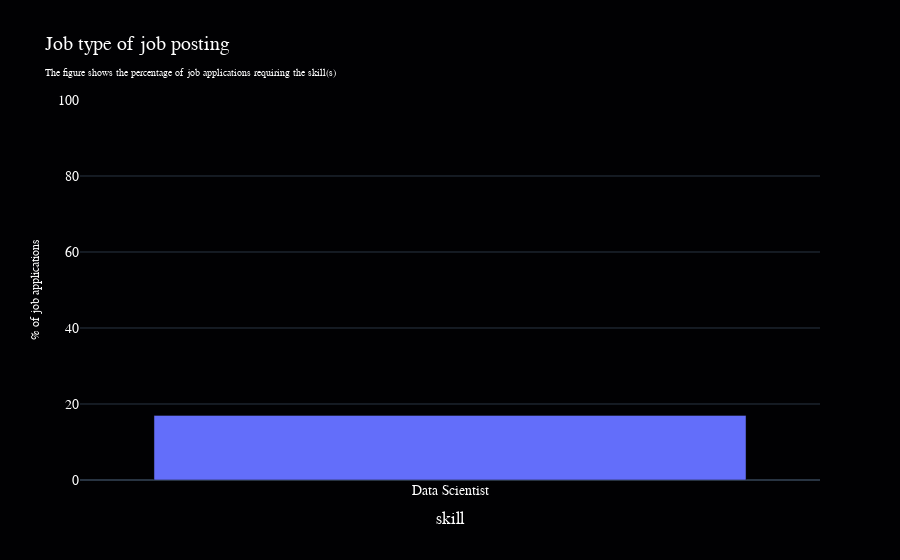

Here is the notebook cell this chart was saved with:
### Code cell
import plotly.express as px

def create_bar_chart(x, y, title, x_label = 'skill(s)'):
    fig = px.bar(x=x, y=y, title=title)
    fig.update_yaxes(range=[0, 100])
    fig.update_layout(
        plot_bgcolor='#010103',
        showlegend=False,
        template='plotly_dark',
        paper_bgcolor='#010103',
        font=dict(
            family='Poppins, sans-serif',  # Apply Poppins font
            size=14,  # Set the default font size (adjust as needed)
            color='white'  # Set the font color
        ), 
        title={
            'text': f"{title}<br><span style='font-size:10px;'>The figure shows the percentage of job applications requiring the skill(s)</span>",
        }
    )
    fig.update_xaxes(title_text=x_label)  # Explicitly set the x-axis label
    fig.update_yaxes(title_text='% of job postings'    
                    ,title_font=dict(
        family='Poppins, sans-serif',  # Font family
        size=12,  # Font size (adjust as needed)
        color='white'))  # Font color)  # Explicitly set the y-axis label)
    return fig

# Create the first bar chart
fig_code = create_bar_chart(
    x=df_coding_languages['skills'],
    y=df_coding_languages['percentage'],
    title='Coding language required',
)

# Create the second bar chart
fig_cloud = create_bar_chart(
    x=df_cloud_skills['skills'],
    y=df_cloud_skills['percentage'],
    title='Desired experience with Cloud service provider',
)

# Create the second bar chart
fig_job_type = create_bar_chart(
    x=job_type_share['job_type'],
    y=df_cloud_skills['percentage'],
    title='Job type of job posting',
    x_label='job type',
)

fig_job_type.show()

### Figure 1 — Plotly figure (JSON) as saved in the notebook; plotly's stock layout.template omitted (floating-point values rounded to 4 significant figures)
{"data": [{"alignmentgroup": "True", "hovertemplate": "x=%{x}<br>y=%{y}<extra></extra>", "legendgroup": "", "marker": {"color": "#636efa", "pattern": {"shape": ""}}, "name": "", "offsetgroup": "", "orientation": "v", "showlegend": false, "textposition": "auto", "type": "bar", "x": ["Data Scientist"], "xaxis": "x", "y": [17], "yaxis": "y"}], "layout": {"barmode": "relative", "font": {"color": "white", "family": "Poppins, sans-serif", "size": 14}, "legend": {"tracegroupgap": 0}, "paper_bgcolor": "#010103", "plot_bgcolor": "#010103", "showlegend": false, "title": {"text": "Job type of job posting<br><span style='font-size:10px;'>The figure shows the percentage of job applications requiring the skill(s)</span>"}, "xaxis": {"anchor": "y", "domain": [0, 1], "title": {"text": "skill"}}, "yaxis": {"anchor": "x", "domain": [0, 1], "range": [0, 100], "title": {"font": {"color": "white", "family": "Poppins, sans-serif", "size": 12}, "text": "% of job applications"}}}}
